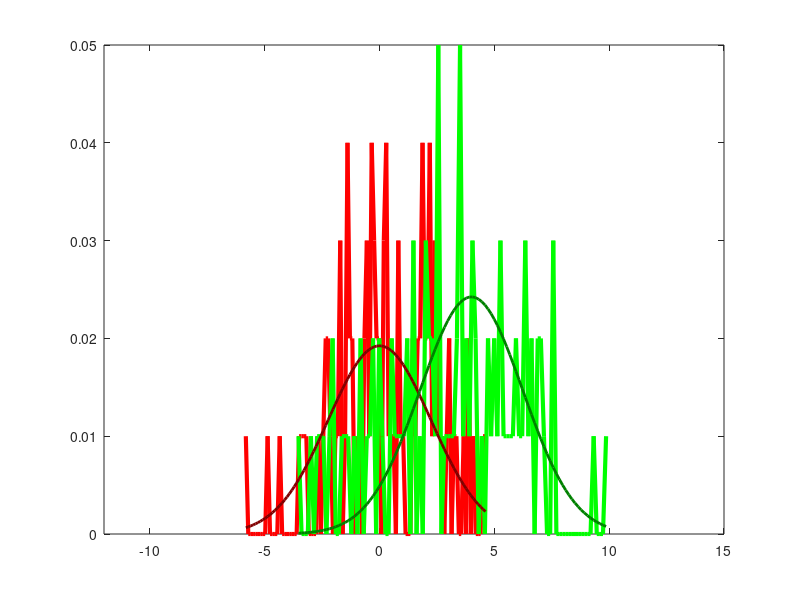

Source code (MATLAB): (Note: this script raises an error after producing the figure.)
function testsumdist

% testsumdist tests a formulation for the distributions underlying the
% sum-rule model for search tasks.
%
% Plotting works only for unlimited-capacity versions of the rule
% (i.e., k >= setsize), but predicted HR and FA should be correct.
%
% $LastChangedDate$

% adjustable settings
dprime = 4.0;
criterion = 2.0;
setsize = 8;
ntrials = 100;
k = 5;

% plot settings
ylim = [0, .6];

% initialization
rand('twister', 100 * sum(clock));
randn('state', 100 * sum(clock));

% run Monte Carlo simulation
target = [zeros(ntrials, 1); ones(ntrials, 1)];
values = normrnd(0, 1, [ntrials * 2, setsize]);
values(target == 1, 1) = normrnd(dprime, 1, [sum(target == 1), 1]);
% shuffle values
[dummy, sorter] = sort(rand(size(values)), 2);
for i = 1:size(values, 1)
   values(i, :) = values(i, sorter(i, :));
end
% sum first k stimuli (or the first n if k >= n [n = setsize])
k = min([k, setsize]);
sumval = sum(values(:, 1:k), 2);
response = sumval > criterion;
fa = sum(response(target == 0)) / ntrials;
hr = sum(response(target == 1)) / ntrials;

% plot histogram of simulated sum distribution
[yn, xn] = hist(sumval(target == 0), 100);
[yt, xt] = hist(sumval(target == 1), 100);
yn = yn / sum(yn);
yt = yt / sum(yt);
plot(xn, yn, 'color', [1 0 0], 'linewidth', 3); hold on;
plot(xt, yt, 'color', [0 1 0], 'linewidth', 3);

% plot histogram of theoretical sum distribution (only works for
% unlimited-capacity models)
yn = normpdf(xn, 0, sqrt(k));
yt = normpdf(xt, dprime, sqrt(k));
yn = yn / sum(yn);
yt = yt / sum(yt);
plot(xn, yn, 'color', [.5 0 0], 'linewidth', 2);
plot(xt, yt, 'color', [0 .5 0], 'linewidth', 2);
axis([-12 15 0 .05]);
hold off;

% compute predicted values
n = setsize;
c = criterion;
k = min(k, n);
predFA = 1 - normcdf(c, 0, sqrt(k));
predHR = k / n * (1 - normcdf(c, dprime, sqrt(k))) + ...
         (n - k) / n * (1 - normcdf(c, 0, sqrt(k)));
[d, c] = sumdprime(hr, fa, setsize, k);

fprintf('        Simulated  Estimated\n');
fprintf('d''   %10.3f %10.3f\n', dprime, d);
fprintf('crit %10.3f %10.3f\n', criterion, c);
fprintf('HR   %10.3f %10.3f\n', hr, predHR);
fprintf('FA   %10.3f %10.3f\n', fa, predFA);
